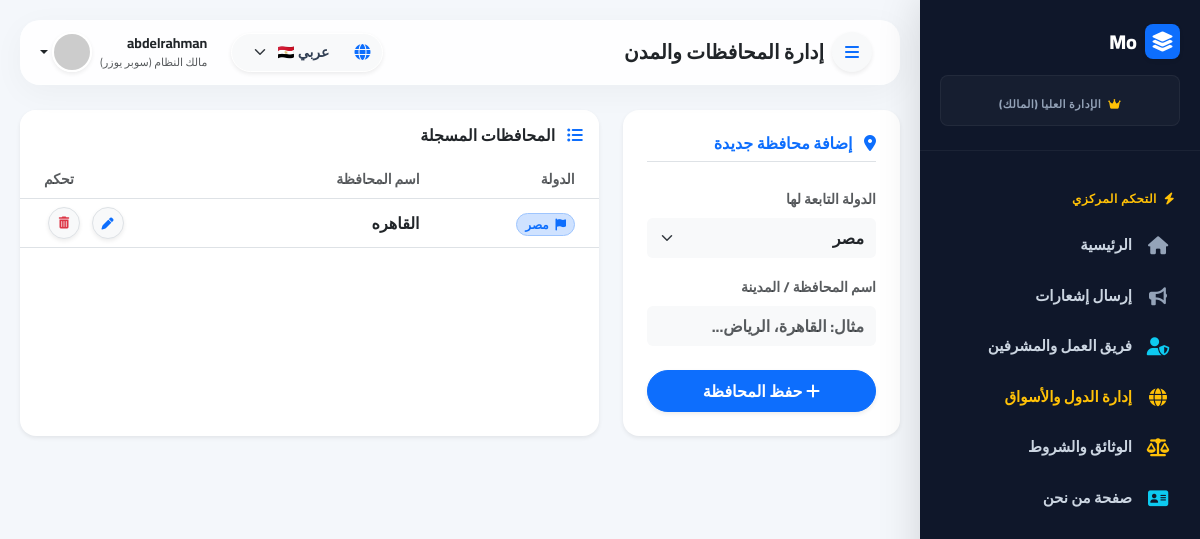
Screenshot of /ar/super/governorates/ (signed in) with the database file from the repository.
### store/models.py (models this page shows, shortened)
class SiteSetting(models.Model):
    country = models.OneToOneField('accounts.Country', on_delete=models.CASCADE, related_name='site_settings', verbose_name=_("الدولة"), null=True, blank=True)
    site_name = models.CharField(max_length=100, default="Elbazaar", verbose_name=_("اسم الموقع/الفرع"))
    platform_fee_fixed = models.DecimalField(max_digits=10, decimal_places=2, default=3.00, verbose_name=_("رسوم ثابتة"))
    platform_fee_percentage = models.DecimalField(max_digits=5, decimal_places=2, default=2.75, verbose_name=_("نسبة العمولة (%)"))
    min_withdrawal_amount = models.DecimalField(max_digits=10, decimal_places=2, default=50.00, verbose_name=_("الحد الأدنى للسحب"))
    min_wallet_balance = models.DecimalField(max_digits=10, decimal_places=2, default=200.00, verbose_name=_("المبلغ المحجوز في المحفظة"))
    min_active_balance = models.DecimalField(max_digits=10, decimal_places=2, default=-500.00, verbose_name=_("الحد الأدنى لتفعيل المنتجات"))
    pending_balance_release_hours = models.PositiveIntegerField(default=24, verbose_name=_("مدة تعليق الرصيد (ساعة)"))
    fawaterk_fee_percentage = models.DecimalField(max_digits=5, decimal_places=2, default=2.00, verbose_name="نسبة رسوم Fawaterk (%)")
    fawaterk_fee_fixed = models.DecimalField(max_digits=10, decimal_places=2, default=2.00, verbose_name="رسوم Fawaterk الثابتة")
    referral_reward_limit_orders = models.IntegerField(default=1, verbose_name="عدد الطلبات المؤهلة للمكافأة")
    referral_grace_period_hours = models.IntegerField(default=24, verbose_name="مهلة إدخال كود الدعوة (ساعة)")
    referral_discount_limit_pct = models.IntegerField(default=10, verbose_name="أقصى نسبة خصم للمنتج (%)")
    referral_discount_max_amount = models.DecimalField(max_digits=10, decimal_places=2, default=100.00, verbose_name="الحد الأقصى المالي للخصم (بالعملة المحلية)")
    referral_reward_percentage = models.DecimalField(max_digits=5, decimal_places=2, default=10.00, verbose_name="نسبة المكافأة من الطلب (%)")
    referral_reward_max_amount = models.DecimalField(max_digits=10, decimal_places=2, default=100.00, verbose_name="الحد الأقصى المالي للمكافأة (بالعملة المحلية)")
    referral_reward_validity_days = models.PositiveIntegerField(default=30, verbose_name="صلاحية رصيد المكافأة (أيام)")
    banner_image = models.ImageField(upload_to='banners/', blank=True, null=True, verbose_name=_("صورة البانر"))
    class PaymentGateway(models.TextChoices):
        PAYMOB = 'PAYMOB', 'باي موب (Paymob)'
        FAWATERK = 'FAWATERK', 'فواتيرك (Fawaterk)'
    active_payment_gateway = models.CharField(
        max_length=20, choices=PaymentGateway.choices,
        default=PaymentGateway.FAWATERK, verbose_name="بوابة الدفع الفعالة"
    )

class Governorate(models.Model):
    country = models.ForeignKey('accounts.Country', on_delete=models.CASCADE, related_name='governorates', verbose_name="الدولة", null=True)
    name = models.CharField(max_length=50, verbose_name="اسم المحافظة")
    class Meta:
        unique_together = ('country', 'name') # منع تكرار اسم المحافظة في نفس الدولة

### accounts/models.py (models this page shows, shortened)
class User(AbstractUser):
    class Role(models.TextChoices):
        CUSTOMER = "CUSTOMER", "عميل"
        MERCHANT = "MERCHANT", "تاجر"
        OWNER = "OWNER", "مالك النظام (سوبر يوزر)"
        COUNTRY_ADMIN = "COUNTRY_ADMIN", "مدير دولة" # 🔥 الرتبة الجديدة
        ADMIN_LVL2 = "ADMIN_LVL2", "مشرف درجة ثانية"
        ADMIN_LVL3 = "ADMIN_LVL3", "مشرف درجة ثالثة"
    role = models.CharField(max_length=20, choices=Role.choices, default=Role.CUSTOMER)
    country = models.ForeignKey(Country, on_delete=models.RESTRICT, null=True, blank=True, related_name="users", verbose_name="الدولة التابع لها")
    phone_primary = models.CharField(max_length=20, unique=True, null=True, blank=True)
    phone_secondary = models.CharField(max_length=15, blank=True, null=True)
    device_id = models.CharField(max_length=255, blank=True, null=True)
    is_banned = models.BooleanField(default=False)
    custom_role = models.ForeignKey(CustomRole, on_delete=models.SET_NULL, null=True, blank=True)
    referral_code = models.CharField(max_length=10, unique=True, blank=True, null=True)
    invited_by = models.ForeignKey('self', on_delete=models.SET_NULL, null=True, blank=True, related_name='invitees')
    referral_balance = models.DecimalField(max_digits=10, decimal_places=2, default=0.00, verbose_name="رصيد الدعوات")

class Country(models.Model):
    name = models.CharField(max_length=100, verbose_name="اسم الدولة")
    code = models.CharField(max_length=10, unique=True, verbose_name="كود الدولة (مثل EG)")
    phone_code = models.CharField(max_length=10, verbose_name="كود الاتصال (مثل +20)")
    currency_name = models.CharField(max_length=50, verbose_name="اسم العملة (مثل جنيه)")
    currency_symbol = models.CharField(max_length=10, verbose_name="رمز العملة (مثل ج.م)")
    is_active = models.BooleanField(default=True, verbose_name="دولة مفعلة")
    paymob_integration_id_card = models.CharField(max_length=100, blank=True, null=True, verbose_name="ID دفع البطاقات")
    paymob_integration_id_wallet = models.CharField(max_length=100, blank=True, null=True, verbose_name="ID دفع المحافظ")
    class Meta:
        verbose_name = "دولة"
        verbose_name_plural = "الدول"

### supervisor/views.py (the view, shortened to what this page needs)
# urls.py: path('governorates/', views.manage_governorates, name='super_manage_governorates'),
@login_required
def manage_governorates(request):
    if not is_supervisor(request.user):
        return redirect('home')
    governorates = filter_by_country(request.user, Governorate.objects.all()).select_related('country').order_by('country__name', 'name')
    if str(request.user.role) == 'OWNER' or request.user.is_superuser:
        countries = Country.objects.filter(is_active=True)
    else:
        countries = [request.user.country]
    return render(request, 'supervisor/manage_governorates.html', {
        'governorates': governorates,
        'countries': countries
    })

### templates/supervisor/manage_governorates.html (shortened to what this page needs)
{% extends 'supervisor/base_supervisor.html' %}
{% load i18n %}
{% block page_title %}{% trans "إدارة المحافظات والمدن" %}{% endblock %}
{% block content %}
<div class="row g-4">
    <div class="col-12 col-xl-4">
        <div class="card p-4 shadow-sm border-0 rounded-4 bg-white h-100">
            <h6 class="fw-bold mb-4 text-primary border-bottom pb-2">
                <i class="fas fa-map-marker-alt me-2"></i> {% trans "إضافة محافظة جديدة" %}
            </h6>
            <form method="POST">
                <div class="mb-3">
                    <label class="form-label small fw-bold text-muted">{% trans "الدولة التابعة لها" %}</label>
                    <select name="country_id" class="form-select bg-light border-0 py-2 fw-bold text-dark" required>
                        {% for c in countries %}
                            <option value="{{ c.id }}">{{ c.name }}</option>
                        {% endfor %}
                    </select>
                </div>
                <div class="mb-4">
                    <label class="form-label small fw-bold text-muted">{% trans "اسم المحافظة / المدينة" %}</label>
                    <input type="text" name="name" class="form-control bg-light border-0 py-2 fw-bold text-dark" required placeholder="{% trans 'مثال: القاهرة، الرياض...' %}">
                </div>
                <button type="submit" class="btn btn-primary w-100 rounded-pill py-2 fw-bold shadow-sm">
                    <i class="fas fa-plus"></i> {% trans "حفظ المحافظة" %}
                </button>
            </form>
        </div>
    </div>
    <div class="col-12 col-xl-8">
        <div class="card border-0 shadow-sm rounded-4 bg-white overflow-hidden h-100">
            <div class="card-header bg-white py-3 border-0 d-flex align-items-center">
                <h6 class="fw-bold m-0 text-dark"><i class="fas fa-list-ul text-primary me-2"></i> {% trans "المحافظات المسجلة" %}</h6>
            </div>
            <div class="table-responsive">
                <table class="table align-middle mb-0">
                    <thead class="bg-light">
                        <tr>
                            <th class="ps-4 text-muted small">{% trans "الدولة" %}</th>
                            <th class="text-muted small">{% trans "اسم المحافظة" %}</th>
                            <th class="text-end pe-4 text-muted small">{% trans "تحكم" %}</th>
                        </tr>
                    </thead>
                    <tbody>
                        {% for gov in governorates %}
                        <tr class="hover-bg-light transition-hover">
                            <td class="ps-4">
                                <span class="badge bg-primary-subtle text-primary border border-primary-subtle rounded-pill">
                                    <i class="fas fa-flag me-1"></i> {{ gov.country.name }}
                                </span>
                            </td>
                            <td class="fw-bolder text-dark">{{ gov.name }}</td>
                            <td class="text-end pe-4">
                                <button type="button" class="btn btn-sm btn-light text-primary rounded-circle shadow-sm border mx-1" style="width: 32px; height: 32px;" data-bs-toggle="modal" data-bs-target="#editModal{{ gov.id }}">
                                    <i class="fas fa-pen" style="font-size: 12px;"></i>
                                </button>
                                <a href="{% url 'super_delete_governorate' gov.id %}" class="btn btn-sm btn-light text-danger rounded-circle shadow-sm border mx-1" style="width: 32px; height: 32px;" onclick="return confirm('{% trans "هل أنت متأكد من الحذف؟" %}');">
                                    <i class="fas fa-trash-alt" style="font-size: 12px;"></i>
                                </a>
                            </td>
                        </tr>
                        {% endfor %}
                    </tbody>
                </table>
            </div>
        </div>
    </div>
</div>
{% endblock %}

### templates/supervisor/base_supervisor.html (shortened to what this page needs)
{% load i18n supervisor_tags %}
{% get_current_language as LANGUAGE_CODE %}
{% get_current_language_bidi as LANGUAGE_BIDI %}
<!DOCTYPE html>
<html lang="{{ LANGUAGE_CODE }}" dir="{{ LANGUAGE_BIDI|yesno:'rtl,ltr' }}">
<head>
    {% if LANGUAGE_BIDI %}
        <link href="https://cdn.jsdelivr.net/npm/bootstrap@5.3.0/dist/css/bootstrap.rtl.min.css" rel="stylesheet">
    {% else %}
        <link href="https://cdn.jsdelivr.net/npm/bootstrap@5.3.0/dist/css/bootstrap.min.css" rel="stylesheet">
    {% endif %}
    <link rel="stylesheet" href="https://cdnjs.cloudflare.com/ajax/libs/font-awesome/6.4.0/css/all.min.css">
</head>
<body>
    <nav class="sidebar" id="sidebar">
        <div class="sidebar-brand">
            <div class="brand-header">
                <div class="d-flex align-items-center gap-2">
                    <div class="bg-primary text-white rounded-3 d-flex justify-content-center align-items-center shadow-sm" style="width: 35px; height: 35px;">
                        <i class="fas fa-layer-group fs-5"></i>
                    </div>
                    <span style="font-size: 20px;">{{ site_settings.site_name|default:"Elbazaar" }}</span>
                </div>
            </div>
            <div class="mt-3 py-2 px-3 rounded-3 text-center" style="background: rgba(255,255,255,0.03); border: 1px solid rgba(255,255,255,0.05);">
                <span style="font-size: 11px; color: #94a3b8; font-weight: 800; letter-spacing: 0.5px;">
                    {% if request.user.role == 'OWNER' or request.user.is_superuser %}
                        <i class="fas fa-crown text-warning me-1"></i> {% trans "الإدارة العليا (المالك)" %}
                    {% elif request.user.country %}
                        <i class="fas fa-flag text-info me-1"></i> {% trans "فرع" %} {{ request.user.country.name }}
                    {% else %}
                        <i class="fas fa-shield-alt text-success me-1"></i> {% trans "مشرف محلي" %}
                    {% endif %}
                </span>
            </div>
        </div>
        <div class="sidebar-menu">
            {% if request.user.role == 'OWNER' or request.user.is_superuser %}
                <div class="nav-title text-warning"><i class="fas fa-bolt me-1"></i> {% trans "التحكم المركزي" %}</div>
                <a href="{% url 'owner_dashboard' %}" class="nav-link {% if 'dashboard' in request.path %}active{% endif %}">
                    <i class="fas fa-home"></i> {% trans "الرئيسية" %}
                </a>
                <a href="{% url 'super_send_broadcast' %}" class="nav-link {% if 'broadcast' in request.path %}active{% endif %}">
                    <i class="fas fa-bullhorn"></i> {% trans "إرسال إشعارات" %}
                </a>
                <a href="{% url 'super_team' %}" class="nav-link {% if 'team' in request.path or 'roles' in request.path %}active{% endif %}">
                    <i class="fas fa-user-shield text-info"></i> {% trans "فريق العمل والمشرفين" %}
                </a>
                <a href="{% url 'super_manage_countries' %}" class="nav-link text-warning {% if 'countries' in request.path %}active{% endif %}">
                    <i class="fas fa-globe text-warning"></i> {% trans "إدارة الدول والأسواق" %}
                </a>
                <a href="{% url 'super_manage_terms' %}" class="nav-link {% if 'terms' in request.path %}active{% endif %}">
                    <i class="fas fa-balance-scale text-warning"></i> {% trans "الوثائق والشروط" %}
                </a>
                <a href="{% url 'super_edit_about_us' %}" class="nav-link {% if 'about' in request.path %}active{% endif %}">
                    <i class="fas fa-address-card text-info"></i> {% trans "صفحة من نحن" %}
                </a>
            {% endif %}
        </div>
    </nav>
    <div class="main-content">
        <nav class="top-navbar glass-effect">
            <div class="d-flex align-items-center">
                <button class="btn btn-light d-none d-lg-flex align-items-center justify-content-center mx-2 shadow-sm rounded-circle top-hamburger" id="openSidebarBtn" style="width: 40px; height: 40px;">
                    <i class="fas fa-bars text-primary"></i>
                </button>
                <h5 class="mb-0 fw-bold text-dark fs-5">{% block page_title %}{% trans "لوحة القيادة" %}{% endblock %}</h5>
            </div>
            <div class="d-flex align-items-center">
                <form action="{% url 'set_language' %}" method="post" class="d-inline-flex align-items-center mx-1 mx-md-3 lang-container">
                    <div class="position-relative d-flex align-items-center bg-light rounded-pill px-2 py-1 shadow-sm border border-white">
                        <i class="fas fa-globe text-primary globe-icon ms-1"></i>
                        <select name="language" class="form-select lang-select form-select-sm" onchange="this.form.submit()">
                            {% get_available_languages as LANGUAGES %}
                            {% for lang in LANGUAGES %}
                                <option value="{{ lang.0 }}" {% if lang.0 == LANGUAGE_CODE %}selected{% endif %}>
                                    {% if lang.0 == 'ar' %}عربي 🇪🇬{% else %}En 🇺🇸{% endif %}
                                </option>
                            {% endfor %}
                        </select>
                    </div>
                </form>
                <div class="dropdown">
                    <a href="#" class="d-flex align-items-center text-dark text-decoration-none dropdown-toggle border-0" data-bs-toggle="dropdown" aria-expanded="false">
                        <div class="d-none d-md-block mx-2 text-start">
                            <span class="d-block fw-bold" style="font-size: 14px;">{{ request.user.first_name|default:request.user.username }}</span>
                            <span class="d-block text-muted" style="font-size: 11px;">{{ request.user.get_role_display }}</span>
                        </div>
                        <img src="https://ui-avatars.com/api/?name={{ request.user.first_name|default:request.user.username }}&background=3b82f6&color=fff&bold=true" class="rounded-circle shadow-sm border border-2 border-white" width="40" height="40">
                    </a>
                </div>
            </div>
        </nav>
        {% block content %}{% endblock %}
    </div>
</body>
</html>

### rows the page displays
SiteSetting: site_name "Mo"
User: user.first_name "abdelrahman", user.role "مالك النظام (سوبر يوزر)"
Governorate: country.name "مصر", name "القاهره"

### other values shown
form field country_id "مصر"
